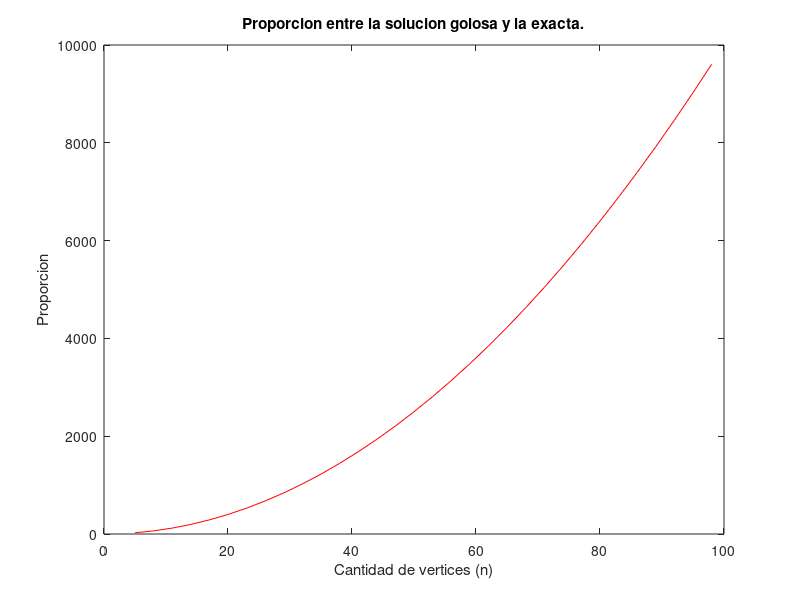
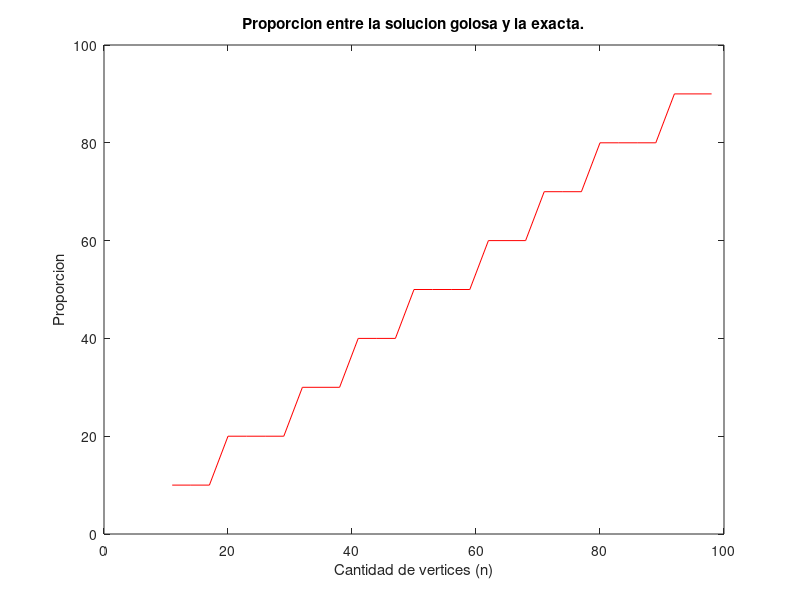

Here is the MATLAB script that generated these plots, in order:
function graficar_goloso_proporcion()

  close all;

  datos = [5 25
8 64
11 121
14 196
17 289
20 400
23 529
26 676
29 841
32 1024
35 1225
38 1444
41 1681
44 1936
47 2209
50 2500
53 2809
56 3136
59 3481
62 3844
65 4225
68 4624
71 5041
74 5476
77 5929
80 6400
83 6889
86 7396
89 7921
92 8464
95 9025
98 9604];

datos1 = [11 10
14 10
17 10
20 20
23 20
26 20
29 20
32 30
35 30
38 30
41 40
44 40
47 40
50 50
53 50
56 50
59 50
62 60
65 60
68 60
71 70
74 70
77 70
80 80
83 80
86 80
89 80
92 90
95 90
98 90];

  figure;
  plot(datos(:,1), datos(:,2), 'r');
  hold on;
  title('Proporcion entre la solucion golosa y la exacta.');
  xlabel('Cantidad de vertices (n)');
  ylabel('Proporcion');
  saveas(gca, ['../graficos/goloso_proporcion.eps'],'epsc');
  
  figure;
  plot(datos1(:,1), datos1(:,2), 'r');
  hold on;
  title('Proporcion entre la solucion golosa y la exacta.');
  xlabel('Cantidad de vertices (n)');
  ylabel('Proporcion');
  saveas(gca, ['../graficos/goloso_proporcion2.eps'],'epsc');
  
end